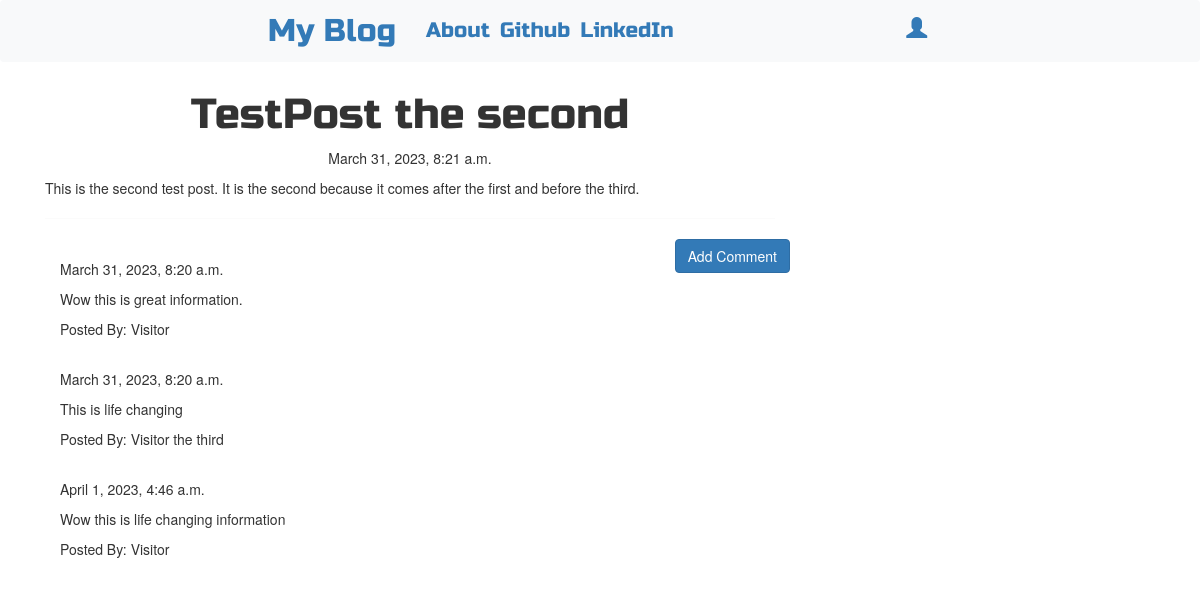
Page /post/6/ on the committed database.
### blog/models.py (models this page shows, shortened)
class Post(models.Model):
    author = models.ForeignKey('auth.User',on_delete=models.CASCADE)
    title = models.CharField(max_length=200)
    text = models.TextField()
    created_date = models.DateTimeField(default=timezone.now)
    published_date = models.DateTimeField(blank=True, null=True)

class Comment(models.Model):
    post = models.ForeignKey('blog.Post', related_name='comments',on_delete=models.CASCADE)
    author = models.CharField(max_length=200)
    text = models.TextField()
    created_date = models.DateTimeField(default=timezone.now)
    approved_comment = models.BooleanField(default=False)

### blog/views.py (the view)
# urls.py: path("post/<int:pk>/", views.PostDetailView.as_view(), name = 'post_detail'),
class PostDetailView(DetailView):
    model = Post

### blog/templates/blog/post_detail.html (shortened to what this page needs)
{% extends "blog/base.html" %}
{% block content %}
<h1 class = "posttitle loader">{{post.title}}</h1>
{% if post.published_date %}
    <div class = "date postdate">
        {{ post.published_date }}
    </div>
{% else %}
    <a class = "btn btn-default" href="{% url 'post_publish' pk=post.pk %}">Publish</a>
{% endif %}
    <p class = 'postcontent'>{{ post.text|safe|linebreaksbr}}</p>
    <hr>
    <a class = 'btn btn-primary btn-comment'href="{% url 'add_comment_to_post' pk=post.pk %}">Add Comment</a>
    <div class = "container">
        {% for comment in post.comments.all %}
        <br>
            {% if user.is_authenticated or comment.approved_comment %}
                {{comment.created_date}}
                    <p>{{comment.text|safe|linebreaks}}</p>
                    <p>Posted By: {{comment.author}}</p>
            {% endif %}
            {% empty %}
            <p>No Comments!</p>
        {% endfor %}
    </div>
{% endblock %}

### blog/templates/blog/base.html (shortened to what this page needs)
<!DOCTYPE html>
{% load static %}
<html lang="en">
<head>
    <link href="https://cdn.jsdelivr.net/npm/bootstrap@5.3.0-alpha2/dist/css/bootstrap.min.css" rel="stylesheet">
    <link rel="stylesheet" href="https://maxcdn.bootstrapcdn.com/bootstrap/3.4.0/css/bootstrap.min.css">
    <link rel="stylesheet" href="//cdn.jsdelivr.net/npm/medium-editor@latest/dist/css/medium-editor.min.css" type="text/css" media="screen" charset="utf-8">
    <link rel="stylesheet" href= "{% static 'css/blog.css'%}">
</head>
<body class = "loader">
    <nav class="navbar navbar-expand-sm bg-light techfont custom-navbar">
        <div class = "container">
            <div class="navbar-nav align-items-center">
                <li class = "navbar-brand bigbrand"><a href="{% url 'post_list' %}">My Blog</a></li>
                <ul class ="navbar-nav">
                    <li class = "nav-item nav-link"><a href="{% url 'about' %}">About</a></li>
                    <li class = "nav-item nav-link"><a href="https://www.github.com">Github</a></li>
                    <li class = "nav-item nav-link"><a href="https://www.linkedin.com">LinkedIn</a></li>
                </ul>
            </div>
            <ul class = "navbar-nav">
                <div class="navbar-nav align-items-center ml-auto">
                    {% if user.is_authenticated %}
                        <li class = "nav-item nav-link"><a href="{% url 'post_new' %}">New Post</a></li>
                        <li class = "nav-item nav-link"><a href="{% url 'post_draft_list' %}">Drafts</a></li>
                        <li class = "nav-item nav-link"><a href="{% url 'logout' %}">Log Out</a></li>
                        <li class = "nav-item nav-link"><a>Welcome: {{ user.username }}</a></li>
                    {% else %}
                        <li class = 'navbar-nav-right nav-link'><a href="{% url 'login' %}"><span class = 'glyphicon glyphicon-user'></span></a></li>
                    {% endif %}
                </div>
            </ul>
        </div>
    </nav>
    <div class = "content container">
        <div class = "row">
            <div class = "col-md-8">
                <div class = "blog_posts">
                    {% block content %}
                    {% endblock %}
                </div>
            </div>
        </div>
    </div>
</body>
</html>

### blog/static/css/blog.css (style rules this page uses)
.techfont { font-family: 'Russo One', sans-serif; font-size: 1.5em; margin-bottom: 10px; }
.bigbrand { font-size: 1.5em; }
.postdate { text-align: center; }
.posttitle { font-family: 'Russo One', sans-serif; font-size: 3em; text-align: center; }
.postcontent { font-family: 'Montserrat' ; font-size: 1.5em; }
.btn-comment { position: absolute; right: 0px; }
.loader { filter:hue-rotate(0deg); color: linear-gradient(45deg,#0f8,#08f); animation:hue 5000ms infinite linear; }

### rows in the picture
Post: title "TestPost the second", published_date "March 31, 2023, 8:21 a.m.", text "This is the second test post. It is the second because it comes after the first and before the third."
Comment: created_date "March 31, 2023, 8:20 a.m.", text "Wow this is great information.", author "Visitor"
Comment: created_date "March 31, 2023, 8:20 a.m.", text "This is life changing", author "Visitor the third"
Comment: created_date "April 1, 2023, 4:46 a.m.", text "Wow this is life changing information", author "Visitor"
